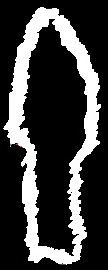
%> input picture liu_temp.jpg, 108 x 270 px
$ octave --eval "result = main('image1.jpg');"   (GNU Octave 9; MATLAB toolbox functions it lacks are replaced by stand-ins)
%> lines starting %> are read from the running program, lines starting %| are printed output that depends on the picture
### tmp.m
function [result,x, y, h, w]=tmp(image1,image2,left,right);
h = waitbar(0,'finding');
%
% By Alaa Eleyan Nov,2005
%*********************************************************

    image1=rgb2gray(image1);
    image2=rgb2gray(image2);
    % er yi mei you
    image2 = image2 - medfilt2(image2, [3 2]);
    % [6 lines of commented-out code are left out]
    image2=edge(double(image2),'canny');
    image2 = uint8(image2*255);

% check which one is target and which one is template using their size

if size(image1)>size(image2)
    Target=image1;
    Template=image2;
else
    Target=image2;
    Template=image1;
end

% find both images sizes
[r1,c1]=size(Target);
[r2,c2]=size(Template);
% mean of the template
image22=Template-mean(mean(Template));

%corrolate both images
M=[];
for i=1:(r1-r2+1)
     waitbar(i/1000,h);
    for j=left:(right-c2+1)
        Nimage=Target(i:i+r2-1,j:j+c2-1);
        Nimage=Nimage-mean(mean(Nimage));  % mean of image part under mask
        corr=sum(sum(Nimage.*image22));
        warning off
        M(i,j)=corr/sqrt(sum(sum(Nimage.^2)));
    end
end
close(h);
% plot box on the target image
[result,x, y, h, w]=plotbox(Target,Template,M);

### plotbox.m
function [result,i,j,r2,c2]=plotbox(Target,Template,M);
%
%By Alaa Eleyan May,2008
%*********************************************************
[r1,c1]=size(Target);
[r2,c2]=size(Template);

[r,c]=max(M);
[r3,c3]=max(max(M));

i=c(c3);
j=c3;
result=Target;
for x=i:i+r2-1
   for y=j
       result(x,y)=255;
   end
end

for x=i:i+r2-1
   for y=j+c2-1
       result(x,y)=255;
   end
end
for x=i
   for y=j:j+c2-1
       result(x,y)=255;
   end
end
for x=i+r2-1
   for y=j:j+c2-1
       result(x,y)=255;
   end
end

### main.m
function [line1_x, line2_x, line3_x, line4_x,line1_y,line2_y,line3_y,line4_y, im2] = main(path)
%> called with path = 'image1.jpg'


% read Template image
im1=imread('liu_temp.JPG');
%> im1 is the input picture: size 270x108x3 uint8; mean R, G, B 63.1, 63.1, 63.1
%im1=imread('S.bmp');
%im1=imread('image1.jpg');


% read Traget Image
im2=imread(path);
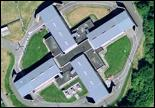
%> input picture image1.jpg, 155 x 108 px
%> im2 is the input picture: size 108x155x3 uint8; mean R, G, B 117.7, 133.5, 125.9
%im2=imread('image2.jpg');


%hough find boundary
BW = im2;
BW=rgb2gray(BW);
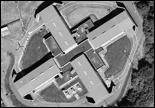
%> BW: size 108x155 uint8; min 0, max 255, mean 127.9
%BW = BW - medfilt2(BW, [3 2]);
thresh=[0.01,0.17];
sigma=2;
f = edge(double(BW),'canny');
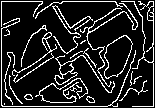
%> f: size 108x155 logical; 15% white in thin lines or dots
[H, theta, rho]= hough(f, 'Theta', -0.0001:0.0001);
%> H = 377 values, max 104 at index 190, min 0 at index 1, mean 6.64; theta = -0.0001; rho = 377 values from -188 to 188
%imshow(theta,rho,H,[],'notruesize'),axis on,axis normal
%xlabel('\theta'),ylabel('rho');

peak=houghpeaks(H,5);
%> peak = [190 1; 342 1]
hold on

lines=houghlines(f,theta,rho,peak);
%> lines = 2 lines; point1 to point2 (x, y): (154, 2) to (154, 107), (2, 2) to (2, 106)
figure,imshow(f,[]),title('Hough Transform Detect Result'),hold on
left = length(BW);
%> left = 155
right = 0;
for k=1:length(lines)
    xy=[lines(k).point1;lines(k).point2];
    left = min(xy(1,1),left);
    right = max(right,xy(1,1));
    plot(xy(:,1),xy(:,2),'r','LineWidth',3);
end
%> this loop made 2 passes
%> (xy, left, right) on passes 1 to 2: ([2 2; 2 106], 2, 2), ([154 2; 154 107], 2, 154)
left = max(1,left - 20);
%> left = 1
right = min(size(im2,2), right + 20);
%> right = 155


% apply templete matching using power of the image
[result1,y, x, h, w]=tmp(im1,im2,left,right);
%> in tmp, `image2 = image2 - medfilt2(image2, [3 2]);`:
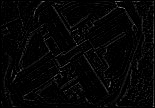
%> image2: size 108x155 uint8; min 0, max 137, mean 5.7
%> in tmp, `image2=edge(double(image2),'canny');`:
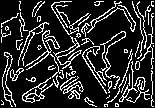
%> image2: size 108x155 logical; 17.6% white in thin lines or dots
%> in tmp, `image2 = uint8(image2*255);`: image2: size 108x155 uint8; 17.6% white in thin lines or dots
%> in tmp, `image22=Template-mean(mean(Template));`:
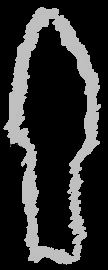
%> image22: size 270x108 uint8; min 0, max 192, mean 47.2
%> in plotbox, `[r,c]=max(M);`: r = []
%> in tmp, `[result,x, y, h, w]=plotbox(Target,Template,M);`: h = 270; w = 108
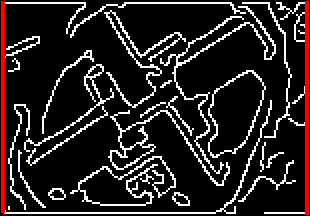
%> figure redrawn from the program's plot data; shown 2 times larger; its title reads 'Hough Transform Detect Result'
%> y = []; x = []; h = 270; w = 108
% [5 lines of commented-out code are left out]

line1_x = zeros(1,w);
line1_y = zeros(1,w);
line2_x = zeros(1,w);
line2_y = zeros(1,w);
line3_x = zeros(1,h);
line3_y = zeros(1,h);
line4_x = zeros(1,h);
line4_y = zeros(1,h);


for i = 1 : w
   line1_x(1,i) = i + x - 1;
   line1_y(1,i) = y;
   line2_x(1,i) = i + x - 1;
   line2_y(1,i) = y + h;
end
%> this loop made 1 pass

for i = 1 : h
   line3_x(1,i) = x;
   line3_y(1,i) = i + y - 1;
   line4_x(1,i) = x + w;
   line4_y(1,i) = i + y - 1;
end

% [21 lines of commented-out code are left out]
%> (the run ends here)
